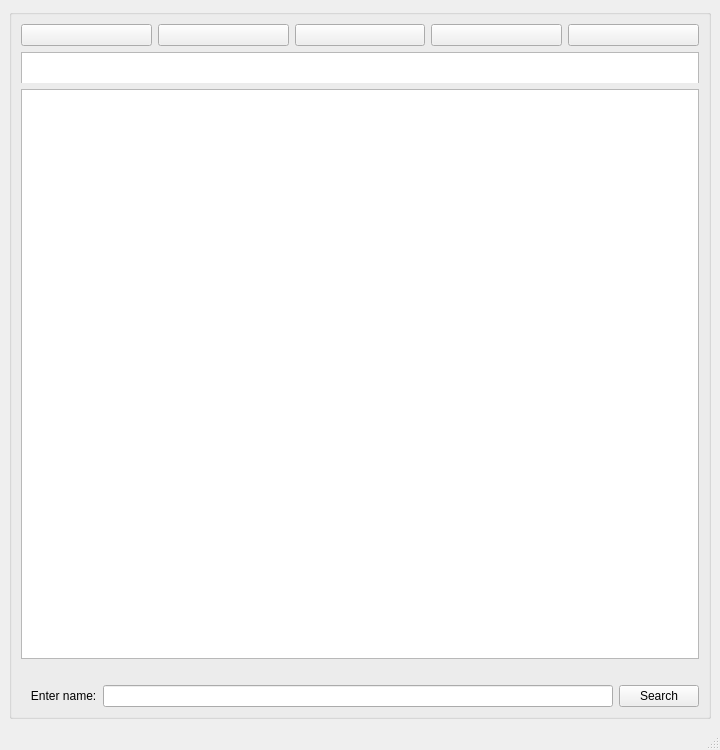
<?xml version="1.0" encoding="UTF-8"?>
<ui version="4.0">
 <class>MainWindow</class>
 <widget class="QMainWindow" name="MainWindow">
  <property name="geometry">
   <rect>
    <x>0</x>
    <y>0</y>
    <width>720</width>
    <height>750</height>
   </rect>
  </property>
  <property name="windowTitle">
   <string>MainWindow</string>
  </property>
  <property name="windowIcon">
   <iconset resource="resources/resources.qrc">
    <normaloff>:/png-clipart-computer-icons-file-explorer-internet-explorer-internet-explorer-blue-angle__2_-removebg-preview (1).png</normaloff>:/png-clipart-computer-icons-file-explorer-internet-explorer-internet-explorer-blue-angle__2_-removebg-preview (1).png</iconset>
  </property>
  <widget class="QWidget" name="centralwidget">
   <layout class="QVBoxLayout" name="verticalLayout">
    <item>
     <widget class="QGroupBox" name="groupBox">
      <property name="title">
       <string/>
      </property>
      <layout class="QVBoxLayout" name="verticalLayout_2">
       <item>
        <layout class="QGridLayout" name="gridLayout">
         <item row="0" column="0">
          <widget class="QPushButton" name="btnCreate">
           <property name="text">
            <string/>
           </property>
           <property name="icon">
            <iconset resource="resources/resources.qrc">
             <normaloff>:/2044254-200.png</normaloff>:/2044254-200.png</iconset>
           </property>
           <property name="iconSize">
            <size>
             <width>30</width>
             <height>30</height>
            </size>
           </property>
          </widget>
         </item>
         <item row="0" column="2">
          <widget class="QPushButton" name="btnCopy">
           <property name="text">
            <string/>
           </property>
           <property name="icon">
            <iconset resource="resources/resources.qrc">
             <normaloff>:/png-transparent-paper-computer-icons-cut-copy-and-paste-symbol-user-interface-symbol-miscellaneous-angle-text-thumbnail-removebg-preview.png</normaloff>:/png-transparent-paper-computer-icons-cut-copy-and-paste-symbol-user-interface-symbol-miscellaneous-angle-text-thumbnail-removebg-preview.png</iconset>
           </property>
           <property name="iconSize">
            <size>
             <width>30</width>
             <height>30</height>
            </size>
           </property>
          </widget>
         </item>
         <item row="0" column="1">
          <widget class="QPushButton" name="btnDelete">
           <property name="text">
            <string/>
           </property>
           <property name="icon">
            <iconset resource="resources/resources.qrc">
             <normaloff>:/pngegg.png</normaloff>:/pngegg.png</iconset>
           </property>
           <property name="iconSize">
            <size>
             <width>30</width>
             <height>30</height>
            </size>
           </property>
          </widget>
         </item>
         <item row="0" column="4">
          <widget class="QPushButton" name="btnRename">
           <property name="text">
            <string/>
           </property>
           <property name="icon">
            <iconset resource="resources/resources.qrc">
             <normaloff>:/5261910.png</normaloff>:/5261910.png</iconset>
           </property>
           <property name="iconSize">
            <size>
             <width>30</width>
             <height>30</height>
            </size>
           </property>
          </widget>
         </item>
         <item row="0" column="3">
          <widget class="QPushButton" name="btnReplace">
           <property name="text">
            <string/>
           </property>
           <property name="icon">
            <iconset resource="resources/resources.qrc">
             <normaloff>:/1827319.png</normaloff>:/1827319.png</iconset>
           </property>
           <property name="iconSize">
            <size>
             <width>30</width>
             <height>30</height>
            </size>
           </property>
          </widget>
         </item>
        </layout>
       </item>
       <item>
        <widget class="QGroupBox" name="groupBox_2">
         <property name="title">
          <string/>
         </property>
         <widget class="QListWidget" name="listWidget">
          <property name="geometry">
           <rect>
            <x>0</x>
            <y>0</y>
            <width>678</width>
            <height>36</height>
           </rect>
          </property>
         </widget>
        </widget>
       </item>
       <item>
        <layout class="QHBoxLayout" name="horizontalLayout">
         <item>
          <widget class="QListView" name="lvSource"/>
         </item>
        </layout>
       </item>
       <item>
        <layout class="QGridLayout" name="gridLayout_3">
         <item row="0" column="2">
          <widget class="QLabel" name="lblSize">
           <property name="text">
            <string/>
           </property>
          </widget>
         </item>
         <item row="0" column="0">
          <widget class="QLabel" name="lblDate">
           <property name="text">
            <string/>
           </property>
          </widget>
         </item>
         <item row="0" column="1">
          <widget class="QLabel" name="lblType">
           <property name="text">
            <string/>
           </property>
          </widget>
         </item>
        </layout>
       </item>
       <item>
        <layout class="QGridLayout" name="gridLayout_2">
         <item row="0" column="0">
          <widget class="QLabel" name="label">
           <property name="text">
            <string>   Enter name:</string>
           </property>
          </widget>
         </item>
         <item row="0" column="1">
          <widget class="QLineEdit" name="lineSearch"/>
         </item>
         <item row="0" column="2">
          <widget class="QPushButton" name="btnSearch">
           <property name="text">
            <string>Search</string>
           </property>
           <property name="icon">
            <iconset resource="resources/resources.qrc">
             <normaloff>:/kisspng-computer-icons-search-icon-5b30c8ad36d571.3385379615299237572246-removebg-preview.png</normaloff>:/kisspng-computer-icons-search-icon-5b30c8ad36d571.3385379615299237572246-removebg-preview.png</iconset>
           </property>
           <property name="iconSize">
            <size>
             <width>20</width>
             <height>20</height>
            </size>
           </property>
          </widget>
         </item>
        </layout>
       </item>
      </layout>
     </widget>
    </item>
   </layout>
  </widget>
  <widget class="QMenuBar" name="menubar">
   <property name="geometry">
    <rect>
     <x>0</x>
     <y>0</y>
     <width>720</width>
     <height>22</height>
    </rect>
   </property>
  </widget>
  <widget class="QStatusBar" name="statusbar"/>
 </widget>
 <resources>
  <include location="resources/resources.qrc"/>
 </resources>
 <connections/>
</ui>
